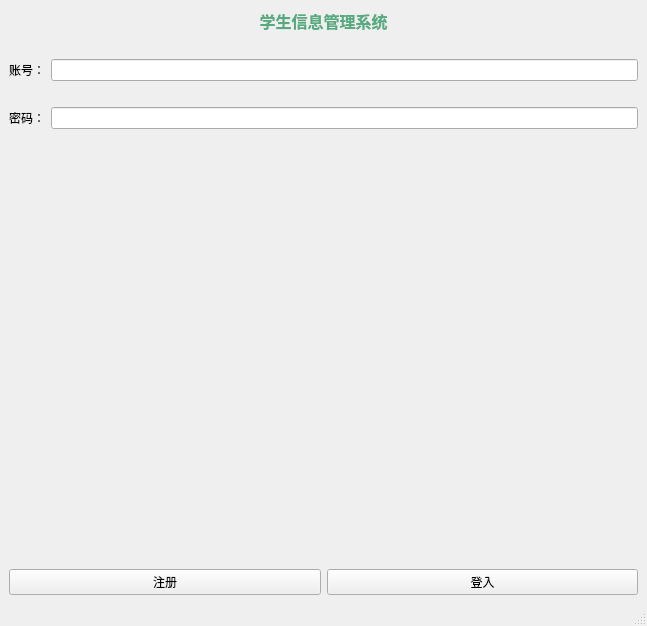
<?xml version="1.0" encoding="UTF-8"?>
<ui version="4.0">
 <class>MainWindow</class>
 <widget class="QMainWindow" name="MainWindow">
  <property name="geometry">
   <rect>
    <x>0</x>
    <y>0</y>
    <width>647</width>
    <height>626</height>
   </rect>
  </property>
  <property name="windowTitle">
   <string>学生信息管理系统</string>
  </property>
  <widget class="QWidget" name="centralwidget">
   <layout class="QGridLayout" name="gridLayout">
    <item row="0" column="0">
     <layout class="QVBoxLayout" name="verticalLayout">
      <item>
       <layout class="QVBoxLayout" name="verticalLayout_2">
        <item>
         <widget class="QLabel" name="label">
          <property name="text">
           <string>&lt;html&gt;&lt;head/&gt;&lt;body&gt;&lt;p align=&quot;center&quot;&gt;&lt;span style=&quot; font-size:12pt; font-weight:600; color:#55aa7f;&quot;&gt;学生信息管理系统&lt;/span&gt;&lt;/p&gt;&lt;/body&gt;&lt;/html&gt;</string>
          </property>
         </widget>
        </item>
       </layout>
      </item>
      <item>
       <spacer name="horizontalSpacer_2">
        <property name="orientation">
         <enum>Qt::Horizontal</enum>
        </property>
        <property name="sizeHint" stdset="0">
         <size>
          <width>40</width>
          <height>20</height>
         </size>
        </property>
       </spacer>
      </item>
      <item>
       <layout class="QHBoxLayout" name="horizontalLayout_2">
        <item>
         <widget class="QLabel" name="label_3">
          <property name="text">
           <string>账号：</string>
          </property>
         </widget>
        </item>
        <item>
         <widget class="QLineEdit" name="lineEdit_2"/>
        </item>
       </layout>
      </item>
      <item>
       <spacer name="horizontalSpacer">
        <property name="orientation">
         <enum>Qt::Horizontal</enum>
        </property>
        <property name="sizeHint" stdset="0">
         <size>
          <width>40</width>
          <height>20</height>
         </size>
        </property>
       </spacer>
      </item>
      <item>
       <layout class="QHBoxLayout" name="horizontalLayout">
        <item>
         <widget class="QLabel" name="label_2">
          <property name="text">
           <string>密码：</string>
          </property>
         </widget>
        </item>
        <item>
         <widget class="QLineEdit" name="lineEdit">
          <property name="echoMode">
           <enum>QLineEdit::Password</enum>
          </property>
         </widget>
        </item>
       </layout>
      </item>
      <item>
       <spacer name="verticalSpacer">
        <property name="orientation">
         <enum>Qt::Vertical</enum>
        </property>
        <property name="sizeHint" stdset="0">
         <size>
          <width>20</width>
          <height>40</height>
         </size>
        </property>
       </spacer>
      </item>
      <item>
       <layout class="QHBoxLayout" name="horizontalLayout_3">
        <item>
         <widget class="QPushButton" name="pushButton">
          <property name="text">
           <string>注册</string>
          </property>
         </widget>
        </item>
        <item>
         <widget class="QPushButton" name="pushButton_2">
          <property name="text">
           <string>登入</string>
          </property>
          <property name="shortcut">
           <string>Return</string>
          </property>
         </widget>
        </item>
       </layout>
      </item>
     </layout>
    </item>
   </layout>
  </widget>
  <widget class="QMenuBar" name="menubar">
   <property name="geometry">
    <rect>
     <x>0</x>
     <y>0</y>
     <width>647</width>
     <height>22</height>
    </rect>
   </property>
  </widget>
  <widget class="QStatusBar" name="statusbar"/>
 </widget>
 <resources/>
 <connections/>
</ui>
